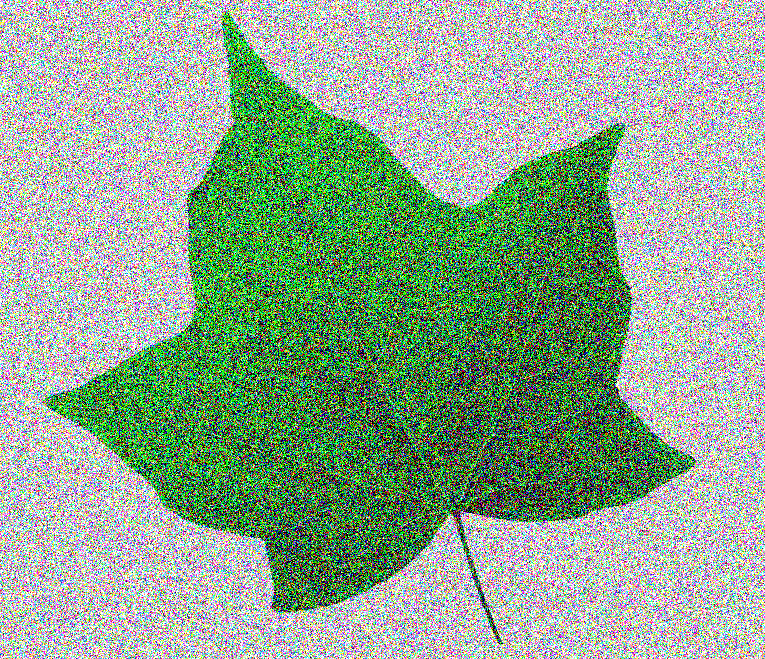
#> input picture 07 Thresholding/leaf-noise.png, 765 x 659 px
$ python 07_triangle.py
#> lines starting #> are read from the running program, lines starting #| are printed output that depends on the picture; after the words box and inside, x2 and y2 are one past the last pixel; in counts of white or black regions, pixels touching at a corner belong together
import cv2
import numpy as np
import matplotlib.pyplot as plt


def show_image_with_matplotlib(color_img, title, pos):
    image_RGB = color_img[:, :, ::-1]

    ax = plt.subplot(3, 2, pos)
    plt.imshow(image_RGB)
    plt.title(title)
    plt.axis('off')

def show_hist_with_matplotlib(hist, title, pos, color, t):
    ax = plt.subplot(3, 2, pos)

    plt.xlabel('bins')
    plt.ylabel('no. of pixels')
    plt.xlim([0, 256])
    plt.axvline(x=t, color='m', linestyle='--')
    plt.plot(hist, color)

fig = plt.figure(figsize=(6, 6))
plt.suptitle("Triangle Binarization Algorithm", fontsize=14, fontweight='bold')


image = cv2.imread('leaf-noise.png')
#> image is the input picture: shape (659, 765, 3); mean B, G, R 143.7, 166.8, 143.8
gray_image = cv2.cvtColor(image, cv2.COLOR_BGR2GRAY)
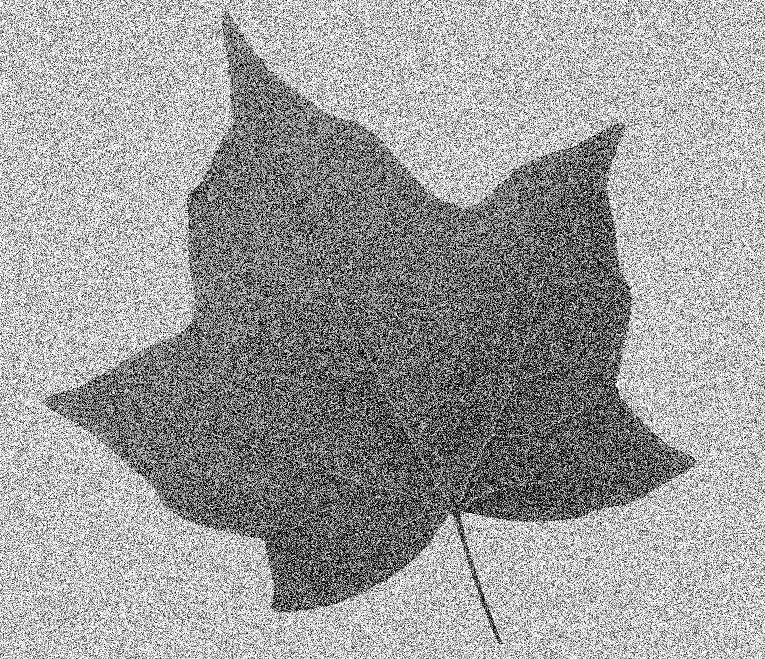
#> gray_image: shape (659, 765); min 0, max 255, mean 157.3
gray_gaussian_image = cv2.GaussianBlur(gray_image, (25, 25), 0)
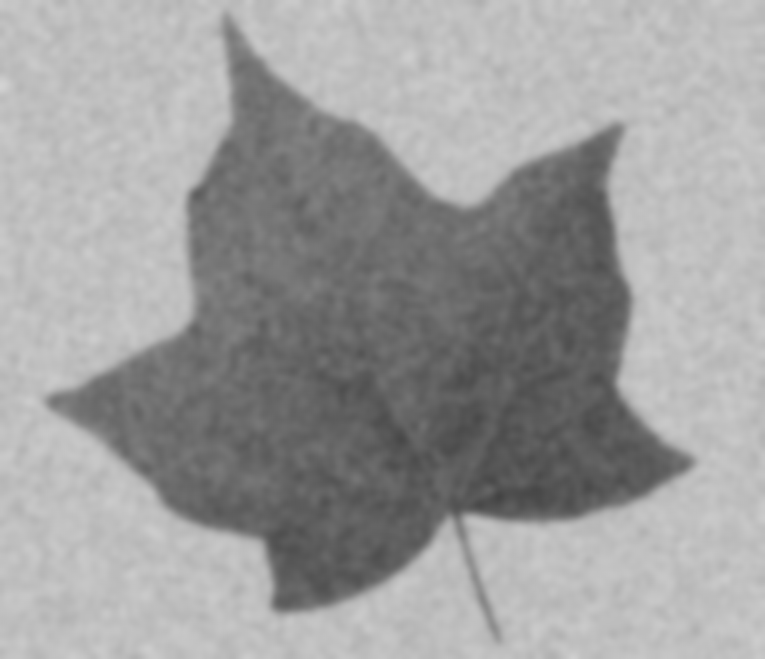
#> gray_gaussian_image: shape (659, 765); min 67, max 211, mean 157.3


hist_gray = cv2.calcHist([gray_image], [0], None, [256], [0, 256])
#> hist_gray = 256 values, max 39713 at index 255, min 662 at index 2, mean 1969.3
hist_gray_gaussian = cv2.calcHist([gray_gaussian_image], [0], None, [256], [0, 256])
#> hist_gray_gaussian = 256 values, max 30723 at index 191, min 0 at index 0, mean 1969.3

ret1, thresh1 = cv2.threshold(gray_image, 0, 255, cv2.THRESH_BINARY + cv2.THRESH_TRIANGLE)
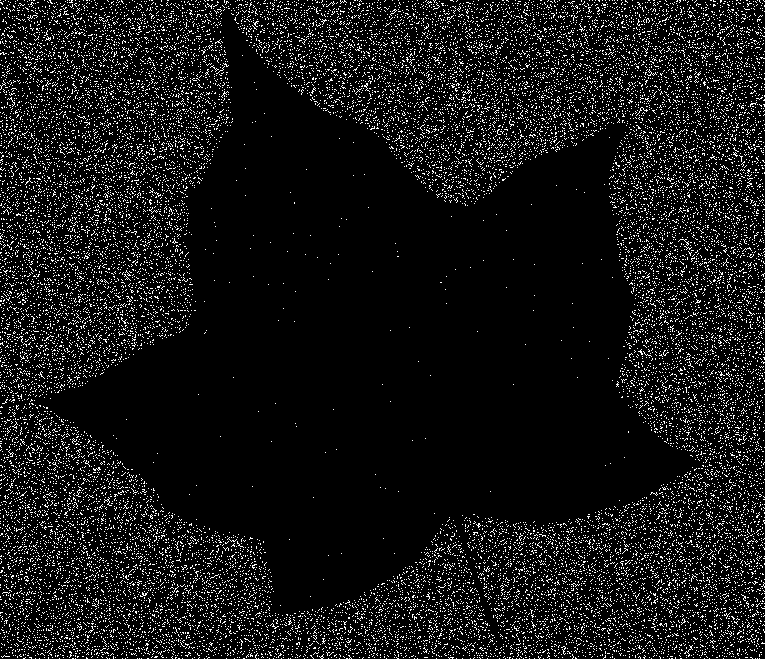
#> thresh1: shape (659, 765); 8.7% white in thin lines or dots
#> ret1 = 252
ret2, thresh2 = cv2.threshold(gray_gaussian_image, 0, 255, cv2.THRESH_BINARY + cv2.THRESH_TRIANGLE)
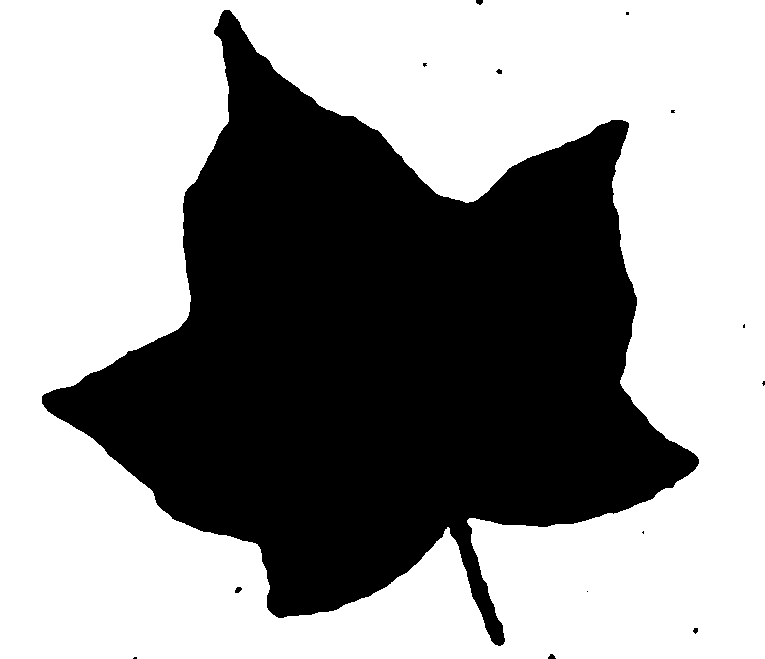
#> thresh2: shape (659, 765); 59.4% white; 14 black regions (8 under 20 px), largest, box (x1, y1, x2, y2) and area: (42, 10, 699, 646) 204503, (235, 587, 242, 593) 31, (476, 0, 483, 5) 28, (548, 654, 556, 659) 28, (496, 69, 502, 74) 22, (693, 628, 698, 634) 22
#> ret2 = 178

show_image_with_matplotlib(image, "Original Image", 1)
show_image_with_matplotlib(cv2.cvtColor(gray_image, cv2.COLOR_GRAY2BGR), "Gray Image", 2)
show_image_with_matplotlib(cv2.cvtColor(thresh1, cv2.COLOR_GRAY2BGR), "Thresh Noised Image(Bef. Gaussian)", 4)
#> in show_image_with_matplotlib (call 3), `image_RGB = color_img[:, :, ::-1]`: image_RGB: shape (659, 765, 3); 8.7% white in thin lines or dots
show_image_with_matplotlib(cv2.cvtColor(thresh2, cv2.COLOR_GRAY2BGR), "Thresh Noised Image(Aft. Gaussian)", 6)

show_hist_with_matplotlib(hist_gray, "Hist Don't Know", 3, 'm', ret1)
show_hist_with_matplotlib(hist_gray_gaussian, "Hist Don't Know", 5, 'm', ret2)
plt.show()
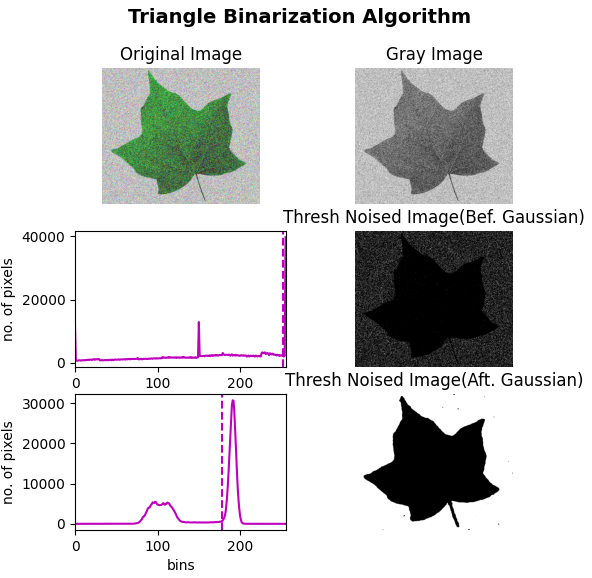
#> figure drawn by matplotlib, 6 panels; panel 5: curve peaks at x = 255, y = 39713; panel 6: curve peaks at x = 191, y = 30723
